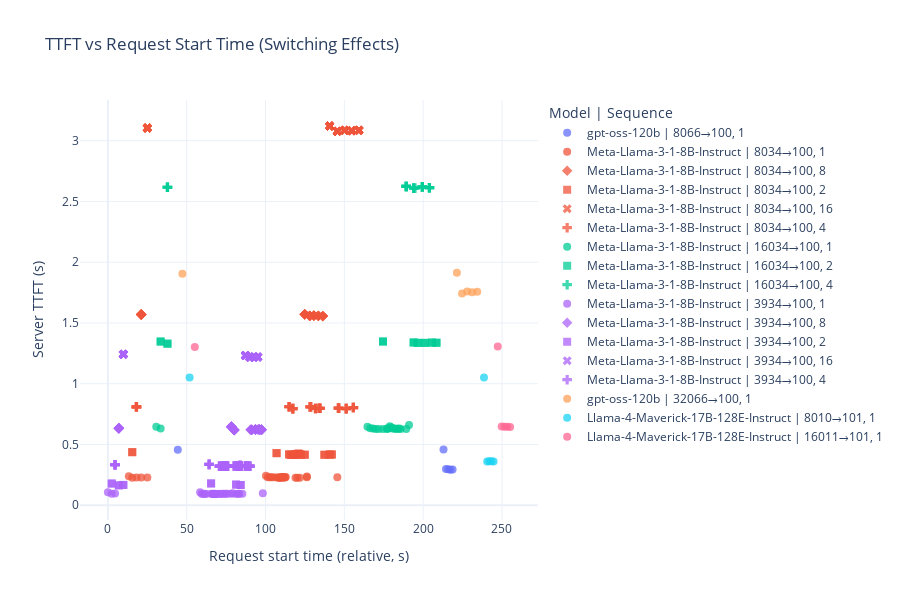

Notebook cell for this chart:
### Code cell
fig = plot_ttft_switching_scatter(
    df_requests,
    save_html=True,
    output_path="./ttft_switching_analysis.html",
)

fig

### Figure 1 — Plotly figure (JSON) as saved in the notebook; plotly's stock layout.template omitted (floating-point values rounded to 4 significant figures; data arrays with more than 128 entries replaced by an {"elided": "..."} marker saying what was removed)
{"data": [{"customdata": [["7f29fe8f-157e-47f2-9100-64bcaa0d7d07", "gpt-oss-120b", "8066→100", 1, 0.1685, "11:07:30.193700"], ["7f29fe8f-157e-47f2-9100-64bcaa0d7d07", "gpt-oss-120b", "8066→100", 1, 0.1685, "11:07:31.767259"], ["7f29fe8f-157e-47f2-9100-64bcaa0d7d07", "gpt-oss-120b", "8066→100", 1, 0.1685, "11:07:33.164173"], ["7f29fe8f-157e-47f2-9100-64bcaa0d7d07", "gpt-oss-120b", "8066→100", 1, 0.1685, "11:07:34.556605"], ["7f29fe8f-157e-47f2-9100-64bcaa0d7d07", "gpt-oss-120b", "8066→100", 1, 0.1685, "11:07:35.941649"], ["f3c6b0e9-384a-4201-86bb-e936cc13449a", "gpt-oss-120b", "8066→100", 1, 0, "11:04:41.598734"]], "hovertemplate": "Model | Sequence=gpt-oss-120b | 8066→100<br>Batch size=%{customdata[3]}<br>Request start time (relative, s)=%{x}<br>Server TTFT (s)=%{y}<br>uuid=%{customdata[0]}<br>model=%{customdata[1]}<br>sequence=%{customdata[2]}<br>switching_time=%{customdata[4]}<br>start_time=%{customdata[5]}<extra></extra>", "legendgroup": "gpt-oss-120b | 8066→100, 1", "marker": {"color": "#636efa", "opacity": 0.75, "size": 8, "symbol": "circle"}, "mode": "markers", "name": "gpt-oss-120b | 8066→100, 1", "orientation": "v", "showlegend": true, "type": "scatter", "x": [212.9, 214.5, 215.9, 217.3, 218.7, 44.34], "xaxis": "x", "y": [0.4594, 0.2986, 0.2954, 0.2909, 0.2931, 0.457], "yaxis": "y"}, {"customdata": {"elided": "29x6 mixed values"}, "hovertemplate": "Model | Sequence=Meta-Llama-3-1-8B-Instruct | 8034→100<br>Batch size=%{customdata[3]}<br>Request start time (relative, s)=%{x}<br>Server TTFT (s)=%{y}<br>uuid=%{customdata[0]}<br>model=%{customdata[1]}<br>sequence=%{customdata[2]}<br>switching_time=%{customdata[4]}<br>start_time=%{customdata[5]}<extra></extra>", "legendgroup": "Meta-Llama-3-1-8B-Instruct | 8034→100, 1", "marker": {"color": "#EF553B", "opacity": 0.75, "size": 8, "symbol": "circle"}, "mode": "markers", "name": "Meta-Llama-3-1-8B-Instruct | 8034→100, 1", "orientation": "v", "showlegend": true, "type": "scatter", "x": [21.14, 25.03, 119.0, 120.2, 121.8, 126.2, 126.2, 15.45, 13.28, 100.3, 101.4, 102.6, 103.7, 105.0, 107.0, 108.3, 108.8, 108.7, 109.5, 109.9, 110.3, 110.7, 111.1, 111.6, 112.0, 112.4, 112.9, 18.11, 145.6], "xaxis": "x", "y": [0.2278, 0.2274, 0.2258, 0.2258, 0.2267, 0.2353, 0.231, 0.2266, 0.2379, 0.2421, 0.2292, 0.2301, 0.2303, 0.2293, 0.2287, 0.2276, 0.2257, 0.2273, 0.2257, 0.2299, 0.2326, 0.2284, 0.2279, 0.2305, 0.2304, 0.2278, 0.2326, 0.2271, 0.2305], "yaxis": "y"}, {"customdata": {"elided": "37x6 mixed values"}, "hovertemplate": "Model | Sequence=Meta-Llama-3-1-8B-Instruct | 8034→100<br>Batch size=%{customdata[3]}<br>Request start time (relative, s)=%{x}<br>Server TTFT (s)=%{y}<br>uuid=%{customdata[0]}<br>model=%{customdata[1]}<br>sequence=%{customdata[2]}<br>switching_time=%{customdata[4]}<br>start_time=%{customdata[5]}<extra></extra>", "legendgroup": "Meta-Llama-3-1-8B-Instruct | 8034→100, 8", "marker": {"color": "#EF553B", "opacity": 0.75, "size": 8, "symbol": "diamond"}, "mode": "markers", "name": "Meta-Llama-3-1-8B-Instruct | 8034→100, 8", "orientation": "v", "showlegend": true, "type": "scatter", "x": [21.14, 21.14, 21.14, 21.13, 21.14, 21.14, 21.14, 21.14, 124.9, 124.9, 124.9, 124.9, 124.9, 124.9, 124.9, 128.1, 128.1, 128.1, 128.1, 128.1, 128.1, 130.7, 130.7, 130.7, 130.7, 130.7, 130.7, 133.5, 133.5, 133.5, 133.5, 133.5, 136.4, 136.4, 136.4, 136.4, 136.4], "xaxis": "x", "y": [1.57, 1.57, 1.57, 1.57, 1.57, 1.57, 1.57, 1.57, 1.571, 1.571, 1.571, 1.571, 1.571, 1.571, 1.571, 1.558, 1.558, 1.558, 1.558, 1.558, 1.558, 1.561, 1.561, 1.561, 1.561, 1.561, 1.561, 1.559, 1.559, 1.559, 1.559, 1.559, 1.556, 1.556, 1.556, 1.556, 1.556], "yaxis": "y"}, {"customdata": {"elided": "28x6 mixed values"}, "hovertemplate": "Model | Sequence=Meta-Llama-3-1-8B-Instruct | 8034→100<br>Batch size=%{customdata[3]}<br>Request start time (relative, s)=%{x}<br>Server TTFT (s)=%{y}<br>uuid=%{customdata[0]}<br>model=%{customdata[1]}<br>sequence=%{customdata[2]}<br>switching_time=%{customdata[4]}<br>start_time=%{customdata[5]}<extra></extra>", "legendgroup": "Meta-Llama-3-1-8B-Instruct | 8034→100, 2", "marker": {"color": "#EF553B", "opacity": 0.75, "size": 8, "symbol": "square"}, "mode": "markers", "name": "Meta-Llama-3-1-8B-Instruct | 8034→100, 2", "orientation": "v", "showlegend": true, "type": "scatter", "x": [115.0, 115.0, 116.3, 116.3, 117.9, 117.9, 119.0, 119.1, 119.6, 119.6, 120.8, 120.8, 121.4, 121.4, 122.4, 122.4, 124.9, 124.9, 137.4, 137.4, 15.45, 15.45, 107.0, 107.0, 140.7, 140.7, 142.1, 142.1], "xaxis": "x", "y": [0.4178, 0.4178, 0.4153, 0.4153, 0.4145, 0.4145, 0.4164, 0.4164, 0.4176, 0.4176, 0.4243, 0.4243, 0.4219, 0.4219, 0.4157, 0.4157, 0.4155, 0.4155, 0.415, 0.415, 0.4365, 0.4365, 0.4285, 0.4285, 0.4168, 0.4168, 0.4173, 0.4173], "yaxis": "y"}, {"customdata": {"elided": "81x6 mixed values"}, "hovertemplate": "Model | Sequence=Meta-Llama-3-1-8B-Instruct | 8034→100<br>Batch size=%{customdata[3]}<br>Request start time (relative, s)=%{x}<br>Server TTFT (s)=%{y}<br>uuid=%{customdata[0]}<br>model=%{customdata[1]}<br>sequence=%{customdata[2]}<br>switching_time=%{customdata[4]}<br>start_time=%{customdata[5]}<extra></extra>", "legendgroup": "Meta-Llama-3-1-8B-Instruct | 8034→100, 16", "marker": {"color": "#EF553B", "opacity": 0.75, "size": 8, "symbol": "x"}, "mode": "markers", "name": "Meta-Llama-3-1-8B-Instruct | 8034→100, 16", "orientation": "v", "showlegend": true, "type": "scatter", "x": [25.03, 25.03, 25.03, 25.03, 25.03, 25.03, 25.04, 25.03, 25.03, 25.03, 25.03, 25.03, 25.03, 25.04, 25.03, 140.7, 140.7, 140.7, 140.7, 140.7, 140.7, 140.7, 140.7, 140.7, 140.7, 140.7, 140.7, 140.7, 140.7, 145.6, 145.6, 145.6, 145.5, 145.6, 145.6, 145.6, 145.6, 145.6, 145.6, 145.6, 145.6, 145.6, 150.2, 150.2, 150.2, 150.2, 150.2, 150.2, 150.2, 150.2, 150.2, 150.2, 150.2, 150.2, 150.2, 154.7, 154.7, 154.7, 154.7, 154.7, 154.7, 154.7, 154.7, 154.7, 154.7, 154.7, 154.7, 154.7, 159.2, 159.2, 159.2, 159.2, 159.2, 159.2, 159.2, 159.2, 159.2, 159.2, 159.2, 159.2, 159.2], "xaxis": "x", "y": [3.105, 3.105, 3.105, 3.105, 3.105, 3.105, 3.105, 3.105, 3.105, 3.105, 3.105, 3.105, 3.105, 3.105, 3.105, 3.121, 3.121, 3.121, 3.121, 3.121, 3.121, 3.121, 3.121, 3.121, 3.121, 3.121, 3.121, 3.121, 3.121, 3.078, 3.078, 3.078, 3.078, 3.078, 3.078, 3.078, 3.078, 3.078, 3.078, 3.078, 3.078, 3.078, 3.086, 3.086, 3.086, 3.086, 3.086, 3.086, 3.086, 3.086, 3.086, 3.086, 3.086, 3.086, 3.086, 3.082, 3.082, 3.082, 3.082, 3.082, 3.082, 3.082, 3.082, 3.082, 3.082, 3.082, 3.082, 3.082, 3.086, 3.086, 3.086, 3.086, 3.086, 3.086, 3.086, 3.086, 3.086, 3.086, 3.086, 3.086, 3.086], "yaxis": "y"}, {"customdata": {"elided": "29x6 mixed values"}, "hovertemplate": "Model | Sequence=Meta-Llama-3-1-8B-Instruct | 8034→100<br>Batch size=%{customdata[3]}<br>Request start time (relative, s)=%{x}<br>Server TTFT (s)=%{y}<br>uuid=%{customdata[0]}<br>model=%{customdata[1]}<br>sequence=%{customdata[2]}<br>switching_time=%{customdata[4]}<br>start_time=%{customdata[5]}<extra></extra>", "legendgroup": "Meta-Llama-3-1-8B-Instruct | 8034→100, 4", "marker": {"color": "#EF553B", "opacity": 0.75, "size": 8, "symbol": "cross"}, "mode": "markers", "name": "Meta-Llama-3-1-8B-Instruct | 8034→100, 4", "orientation": "v", "showlegend": true, "type": "scatter", "x": [115.0, 115.0, 115.0, 117.3, 117.3, 117.3, 128.1, 128.5, 128.9, 131.7, 131.7, 131.7, 133.5, 134.5, 134.5, 134.5, 18.11, 18.11, 18.11, 18.11, 146.2, 146.2, 146.7, 151.2, 151.2, 151.2, 155.7, 155.7, 155.7], "xaxis": "x", "y": [0.8104, 0.8104, 0.8104, 0.7947, 0.7947, 0.7947, 0.8091, 0.8091, 0.8091, 0.7961, 0.7961, 0.7961, 0.7974, 0.7974, 0.7974, 0.7974, 0.8099, 0.8099, 0.8099, 0.8099, 0.7988, 0.7988, 0.7988, 0.7948, 0.7948, 0.7948, 0.8035, 0.8035, 0.8035], "yaxis": "y"}, {"customdata": {"elided": "22x6 mixed values"}, "hovertemplate": "Model | Sequence=Meta-Llama-3-1-8B-Instruct | 16034→100<br>Batch size=%{customdata[3]}<br>Request start time (relative, s)=%{x}<br>Server TTFT (s)=%{y}<br>uuid=%{customdata[0]}<br>model=%{customdata[1]}<br>sequence=%{customdata[2]}<br>switching_time=%{customdata[4]}<br>start_time=%{customdata[5]}<extra></extra>", "legendgroup": "Meta-Llama-3-1-8B-Instruct | 16034→100, 1", "marker": {"color": "#00cc96", "opacity": 0.75, "size": 8, "symbol": "circle"}, "mode": "markers", "name": "Meta-Llama-3-1-8B-Instruct | 16034→100, 1", "orientation": "v", "showlegend": true, "type": "scatter", "x": [174.6, 177.1, 177.1, 177.9, 178.8, 179.7, 180.5, 181.5, 182.3, 183.2, 184.0, 184.9, 185.8, 164.7, 166.4, 168.2, 170.0, 171.8, 189.3, 191.1, 30.69, 33.45], "xaxis": "x", "y": [0.6277, 0.6271, 0.6312, 0.632, 0.649, 0.6415, 0.6314, 0.6307, 0.6303, 0.6302, 0.6289, 0.6316, 0.6272, 0.6451, 0.6324, 0.6303, 0.628, 0.6279, 0.6273, 0.6611, 0.6447, 0.6316], "yaxis": "y"}, {"customdata": [["5aea2ac4-37dd-4f56-a3ed-d28fa62e3faa", "Meta-Llama-3-1-8B-Instruct", "16034→100", 2, 0, "11:06:51.817479"], ["5aea2ac4-37dd-4f56-a3ed-d28fa62e3faa", "Meta-Llama-3-1-8B-Instruct", "16034→100", 2, 0, "11:06:51.817640"], ["150ff17b-3a5c-4f9b-80a8-77169068a86f", "Meta-Llama-3-1-8B-Instruct", "16034→100", 2, 0.01394, "11:07:11.258358"], ["150ff17b-3a5c-4f9b-80a8-77169068a86f", "Meta-Llama-3-1-8B-Instruct", "16034→100", 2, 0.01394, "11:07:11.228743"], ["150ff17b-3a5c-4f9b-80a8-77169068a86f", "Meta-Llama-3-1-8B-Instruct", "16034→100", 2, 0.01394, "11:07:13.866677"], ["150ff17b-3a5c-4f9b-80a8-77169068a86f", "Meta-Llama-3-1-8B-Instruct", "16034→100", 2, 0.01394, "11:07:13.869927"], ["150ff17b-3a5c-4f9b-80a8-77169068a86f", "Meta-Llama-3-1-8B-Instruct", "16034→100", 2, 0.01394, "11:07:18.348397"], ["150ff17b-3a5c-4f9b-80a8-77169068a86f", "Meta-Llama-3-1-8B-Instruct", "16034→100", 2, 0.01394, "11:07:18.351342"], ["150ff17b-3a5c-4f9b-80a8-77169068a86f", "Meta-Llama-3-1-8B-Instruct", "16034→100", 2, 0.01394, "11:07:22.871291"], ["150ff17b-3a5c-4f9b-80a8-77169068a86f", "Meta-Llama-3-1-8B-Instruct", "16034→100", 2, 0.01394, "11:07:22.872027"], ["150ff17b-3a5c-4f9b-80a8-77169068a86f", "Meta-Llama-3-1-8B-Instruct", "16034→100", 2, 0.01394, "11:07:25.729244"], ["150ff17b-3a5c-4f9b-80a8-77169068a86f", "Meta-Llama-3-1-8B-Instruct", "16034→100", 2, 0.01394, "11:07:25.728685"], ["31bd7f52-835f-4e77-9b15-21dc05f80c21", "Meta-Llama-3-1-8B-Instruct", "16034→100", 2, 0, "11:04:35.045397"], ["31bd7f52-835f-4e77-9b15-21dc05f80c21", "Meta-Llama-3-1-8B-Instruct", "16034→100", 2, 0, "11:04:35.043576"], ["aa49d578-526d-4eea-82d0-1dde526e80b9", "Meta-Llama-3-1-8B-Instruct", "16034→100", 2, 0, "11:04:30.709013"], ["aa49d578-526d-4eea-82d0-1dde526e80b9", "Meta-Llama-3-1-8B-Instruct", "16034→100", 2, 0, "11:04:30.708662"]], "hovertemplate": "Model | Sequence=Meta-Llama-3-1-8B-Instruct | 16034→100<br>Batch size=%{customdata[3]}<br>Request start time (relative, s)=%{x}<br>Server TTFT (s)=%{y}<br>uuid=%{customdata[0]}<br>model=%{customdata[1]}<br>sequence=%{customdata[2]}<br>switching_time=%{customdata[4]}<br>start_time=%{customdata[5]}<extra></extra>", "legendgroup": "Meta-Llama-3-1-8B-Instruct | 16034→100, 2", "marker": {"color": "#00cc96", "opacity": 0.75, "size": 8, "symbol": "square"}, "mode": "markers", "name": "Meta-Llama-3-1-8B-Instruct | 16034→100, 2", "orientation": "v", "showlegend": true, "type": "scatter", "x": [174.6, 174.6, 194.0, 194.0, 196.6, 196.6, 201.1, 201.1, 205.6, 205.6, 208.5, 208.5, 37.79, 37.79, 33.45, 33.45], "xaxis": "x", "y": [1.347, 1.347, 1.339, 1.339, 1.336, 1.336, 1.336, 1.336, 1.338, 1.338, 1.337, 1.337, 1.329, 1.329, 1.347, 1.347], "yaxis": "y"}, {"customdata": [["150ff17b-3a5c-4f9b-80a8-77169068a86f", "Meta-Llama-3-1-8B-Instruct", "16034→100", 4, 0.01394, "11:07:06.561258"], ["150ff17b-3a5c-4f9b-80a8-77169068a86f", "Meta-Llama-3-1-8B-Instruct", "16034→100", 4, 0.01394, "11:07:06.562933"], ["150ff17b-3a5c-4f9b-80a8-77169068a86f", "Meta-Llama-3-1-8B-Instruct", "16034→100", 4, 0.01394, "11:07:06.562370"], ["150ff17b-3a5c-4f9b-80a8-77169068a86f", "Meta-Llama-3-1-8B-Instruct", "16034→100", 4, 0.01394, "11:07:06.561633"], ["150ff17b-3a5c-4f9b-80a8-77169068a86f", "Meta-Llama-3-1-8B-Instruct", "16034→100", 4, 0.01394, "11:07:11.248303"], ["150ff17b-3a5c-4f9b-80a8-77169068a86f", "Meta-Llama-3-1-8B-Instruct", "16034→100", 4, 0.01394, "11:07:11.221835"], ["150ff17b-3a5c-4f9b-80a8-77169068a86f", "Meta-Llama-3-1-8B-Instruct", "16034→100", 4, 0.01394, "11:07:12.125780"], ["150ff17b-3a5c-4f9b-80a8-77169068a86f", "Meta-Llama-3-1-8B-Instruct", "16034→100", 4, 0.01394, "11:07:16.751047"], ["150ff17b-3a5c-4f9b-80a8-77169068a86f", "Meta-Llama-3-1-8B-Instruct", "16034→100", 4, 0.01394, "11:07:16.743931"], ["150ff17b-3a5c-4f9b-80a8-77169068a86f", "Meta-Llama-3-1-8B-Instruct", "16034→100", 4, 0.01394, "11:07:16.749170"], ["150ff17b-3a5c-4f9b-80a8-77169068a86f", "Meta-Llama-3-1-8B-Instruct", "16034→100", 4, 0.01394, "11:07:21.242254"], ["150ff17b-3a5c-4f9b-80a8-77169068a86f", "Meta-Llama-3-1-8B-Instruct", "16034→100", 4, 0.01394, "11:07:21.244133"], ["150ff17b-3a5c-4f9b-80a8-77169068a86f", "Meta-Llama-3-1-8B-Instruct", "16034→100", 4, 0.01394, "11:07:21.238631"], ["31bd7f52-835f-4e77-9b15-21dc05f80c21", "Meta-Llama-3-1-8B-Instruct", "16034→100", 4, 0, "11:04:35.043322"], ["31bd7f52-835f-4e77-9b15-21dc05f80c21", "Meta-Llama-3-1-8B-Instruct", "16034→100", 4, 0, "11:04:35.046379"], ["31bd7f52-835f-4e77-9b15-21dc05f80c21", "Meta-Llama-3-1-8B-Instruct", "16034→100", 4, 0, "11:04:35.045596"]], "hovertemplate": "Model | Sequence=Meta-Llama-3-1-8B-Instruct | 16034→100<br>Batch size=%{customdata[3]}<br>Request start time (relative, s)=%{x}<br>Server TTFT (s)=%{y}<br>uuid=%{customdata[0]}<br>model=%{customdata[1]}<br>sequence=%{customdata[2]}<br>switching_time=%{customdata[4]}<br>start_time=%{customdata[5]}<extra></extra>", "legendgroup": "Meta-Llama-3-1-8B-Instruct | 16034→100, 4", "marker": {"color": "#00cc96", "opacity": 0.75, "size": 8, "symbol": "cross"}, "mode": "markers", "name": "Meta-Llama-3-1-8B-Instruct | 16034→100, 4", "orientation": "v", "showlegend": true, "type": "scatter", "x": [189.3, 189.3, 189.3, 189.3, 194.0, 194.0, 194.9, 199.5, 199.5, 199.5, 204.0, 204.0, 204.0, 37.79, 37.79, 37.79], "xaxis": "x", "y": [2.624, 2.624, 2.624, 2.624, 2.61, 2.61, 2.61, 2.62, 2.62, 2.62, 2.613, 2.613, 2.613, 2.617, 2.617, 2.617], "yaxis": "y"}, {"customdata": {"elided": "31x6 mixed values"}, "hovertemplate": "Model | Sequence=Meta-Llama-3-1-8B-Instruct | 3934→100<br>Batch size=%{customdata[3]}<br>Request start time (relative, s)=%{x}<br>Server TTFT (s)=%{y}<br>uuid=%{customdata[0]}<br>model=%{customdata[1]}<br>sequence=%{customdata[2]}<br>switching_time=%{customdata[4]}<br>start_time=%{customdata[5]}<extra></extra>", "legendgroup": "Meta-Llama-3-1-8B-Instruct | 3934→100, 1", "marker": {"color": "#ab63fa", "opacity": 0.75, "size": 8, "symbol": "circle"}, "mode": "markers", "name": "Meta-Llama-3-1-8B-Instruct | 3934→100, 1", "orientation": "v", "showlegend": true, "type": "scatter", "x": [58.51, 59.5, 60.47, 61.44, 62.4, 65.47, 66.51, 66.82, 66.83, 67.48, 67.78, 68.01, 68.45, 68.75, 68.98, 78.32, 79.27, 81.34, 82.71, 83.38, 85.32, 2.43, 98.28, 0.0, 70.79, 71.88, 72.82, 73.81, 75.05, 75.98, 4.551], "xaxis": "x", "y": [0.1065, 0.09333, 0.09318, 0.09387, 0.09314, 0.094, 0.09306, 0.09385, 0.09222, 0.09276, 0.09344, 0.09297, 0.09241, 0.09291, 0.09299, 0.09431, 0.09864, 0.09261, 0.09455, 0.09366, 0.09371, 0.09328, 0.09852, 0.1059, 0.09425, 0.09261, 0.09475, 0.09516, 0.09413, 0.0945, 0.09542], "yaxis": "y"}, {"customdata": {"elided": "48x6 mixed values"}, "hovertemplate": "Model | Sequence=Meta-Llama-3-1-8B-Instruct | 3934→100<br>Batch size=%{customdata[3]}<br>Request start time (relative, s)=%{x}<br>Server TTFT (s)=%{y}<br>uuid=%{customdata[0]}<br>model=%{customdata[1]}<br>sequence=%{customdata[2]}<br>switching_time=%{customdata[4]}<br>start_time=%{customdata[5]}<extra></extra>", "legendgroup": "Meta-Llama-3-1-8B-Instruct | 3934→100, 8", "marker": {"color": "#ab63fa", "opacity": 0.75, "size": 8, "symbol": "diamond"}, "mode": "markers", "name": "Meta-Llama-3-1-8B-Instruct | 3934→100, 8", "orientation": "v", "showlegend": true, "type": "scatter", "x": [78.33, 78.33, 78.33, 78.33, 78.32, 78.33, 78.33, 78.33, 80.13, 80.12, 80.11, 80.13, 80.12, 80.35, 90.52, 91.27, 91.26, 91.26, 91.26, 90.51, 93.6, 93.6, 93.61, 93.59, 93.61, 93.6, 95.94, 95.94, 95.1, 95.95, 95.94, 95.94, 95.94, 97.43, 97.44, 97.44, 97.44, 97.42, 97.43, 97.44, 97.43, 6.956, 6.955, 6.957, 6.957, 6.956, 6.955, 6.955], "xaxis": "x", "y": [0.6452, 0.6452, 0.6452, 0.6452, 0.6452, 0.6452, 0.6452, 0.6452, 0.6193, 0.6193, 0.6193, 0.6193, 0.6193, 0.6193, 0.6206, 0.6206, 0.6206, 0.6206, 0.6206, 0.6206, 0.6225, 0.6225, 0.6225, 0.6225, 0.6225, 0.6225, 0.6225, 0.6225, 0.6225, 0.6225, 0.6225, 0.6225, 0.6225, 0.6214, 0.6214, 0.6214, 0.6214, 0.6214, 0.6214, 0.6214, 0.6214, 0.6329, 0.6329, 0.6329, 0.6329, 0.6329, 0.6329, 0.6329], "yaxis": "y"}, {"customdata": [["ef58d142-387a-40c4-b129-10a8485ae8ff", "Meta-Llama-3-1-8B-Instruct", "3934→100", 2, 0, "11:04:07.044924"], ["ef58d142-387a-40c4-b129-10a8485ae8ff", "Meta-Llama-3-1-8B-Instruct", "3934→100", 2, 0, "11:04:07.043209"], ["7b401309-f71d-4f4c-9051-4cd762051e52", "Meta-Llama-3-1-8B-Instruct", "3934→100", 2, 0, "11:05:02.729971"], ["7b401309-f71d-4f4c-9051-4cd762051e52", "Meta-Llama-3-1-8B-Instruct", "3934→100", 2, 0, "11:05:02.724967"], ["6d4a03ae-80c4-4c52-b37a-028bca865d0f", "Meta-Llama-3-1-8B-Instruct", "3934→100", 2, 0.02593, "11:05:18.591047"], ["6d4a03ae-80c4-4c52-b37a-028bca865d0f", "Meta-Llama-3-1-8B-Instruct", "3934→100", 2, 0.02593, "11:05:18.596544"], ["6d4a03ae-80c4-4c52-b37a-028bca865d0f", "Meta-Llama-3-1-8B-Instruct", "3934→100", 2, 0.02593, "11:05:21.353948"], ["6d4a03ae-80c4-4c52-b37a-028bca865d0f", "Meta-Llama-3-1-8B-Instruct", "3934→100", 2, 0.02593, "11:05:21.581022"], ["6a113e56-2a84-4813-9277-5a30bc4d4948", "Meta-Llama-3-1-8B-Instruct", "3934→100", 2, 0, "11:03:59.686787"], ["6a113e56-2a84-4813-9277-5a30bc4d4948", "Meta-Llama-3-1-8B-Instruct", "3934→100", 2, 0, "11:03:59.686637"], ["8608e5be-9a99-491b-8304-0cd58497719c", "Meta-Llama-3-1-8B-Instruct", "3934→100", 2, 0, "11:04:04.214705"], ["8608e5be-9a99-491b-8304-0cd58497719c", "Meta-Llama-3-1-8B-Instruct", "3934→100", 2, 0, "11:04:04.212764"]], "hovertemplate": "Model | Sequence=Meta-Llama-3-1-8B-Instruct | 3934→100<br>Batch size=%{customdata[3]}<br>Request start time (relative, s)=%{x}<br>Server TTFT (s)=%{y}<br>uuid=%{customdata[0]}<br>model=%{customdata[1]}<br>sequence=%{customdata[2]}<br>switching_time=%{customdata[4]}<br>start_time=%{customdata[5]}<extra></extra>", "legendgroup": "Meta-Llama-3-1-8B-Instruct | 3934→100, 2", "marker": {"color": "#ab63fa", "opacity": 0.75, "size": 8, "symbol": "square"}, "mode": "markers", "name": "Meta-Llama-3-1-8B-Instruct | 3934→100, 2", "orientation": "v", "showlegend": true, "type": "scatter", "x": [9.788, 9.787, 65.47, 65.47, 81.33, 81.34, 84.1, 84.32, 2.43, 2.43, 6.958, 6.956], "xaxis": "x", "y": [0.167, 0.167, 0.1792, 0.1792, 0.1698, 0.1698, 0.1665, 0.1665, 0.1784, 0.1784, 0.1632, 0.1632], "yaxis": "y"}, {"customdata": {"elided": "56x6 mixed values"}, "hovertemplate": "Model | Sequence=Meta-Llama-3-1-8B-Instruct | 3934→100<br>Batch size=%{customdata[3]}<br>Request start time (relative, s)=%{x}<br>Server TTFT (s)=%{y}<br>uuid=%{customdata[0]}<br>model=%{customdata[1]}<br>sequence=%{customdata[2]}<br>switching_time=%{customdata[4]}<br>start_time=%{customdata[5]}<extra></extra>", "legendgroup": "Meta-Llama-3-1-8B-Instruct | 3934→100, 16", "marker": {"color": "#ab63fa", "opacity": 0.75, "size": 8, "symbol": "x"}, "mode": "markers", "name": "Meta-Llama-3-1-8B-Instruct | 3934→100, 16", "orientation": "v", "showlegend": true, "type": "scatter", "x": [9.789, 9.79, 9.787, 9.79, 9.793, 9.787, 9.795, 9.791, 9.794, 9.791, 9.792, 9.795, 9.788, 9.793, 87.29, 87.29, 87.29, 87.29, 87.29, 87.29, 87.29, 87.29, 87.29, 87.29, 87.29, 87.29, 87.29, 90.03, 90.02, 90.03, 90.04, 90.03, 90.02, 90.52, 90.02, 90.02, 90.03, 92.76, 92.74, 92.76, 92.77, 92.77, 92.76, 92.78, 92.78, 92.78, 92.77, 95.08, 95.09, 95.1, 95.11, 95.09, 95.11, 95.1, 95.1, 95.11], "xaxis": "x", "y": [1.242, 1.242, 1.242, 1.242, 1.242, 1.242, 1.242, 1.242, 1.242, 1.242, 1.242, 1.242, 1.242, 1.242, 1.232, 1.232, 1.232, 1.232, 1.232, 1.232, 1.232, 1.232, 1.232, 1.232, 1.232, 1.232, 1.232, 1.217, 1.217, 1.217, 1.217, 1.217, 1.217, 1.217, 1.217, 1.217, 1.217, 1.22, 1.22, 1.22, 1.22, 1.22, 1.22, 1.22, 1.22, 1.22, 1.22, 1.22, 1.22, 1.22, 1.22, 1.22, 1.22, 1.22, 1.22, 1.22], "yaxis": "y"}, {"customdata": {"elided": "57x6 mixed values"}, "hovertemplate": "Model | Sequence=Meta-Llama-3-1-8B-Instruct | 3934→100<br>Batch size=%{customdata[3]}<br>Request start time (relative, s)=%{x}<br>Server TTFT (s)=%{y}<br>uuid=%{customdata[0]}<br>model=%{customdata[1]}<br>sequence=%{customdata[2]}<br>switching_time=%{customdata[4]}<br>start_time=%{customdata[5]}<extra></extra>", "legendgroup": "Meta-Llama-3-1-8B-Instruct | 3934→100, 4", "marker": {"color": "#ab63fa", "opacity": 0.75, "size": 8, "symbol": "cross"}, "mode": "markers", "name": "Meta-Llama-3-1-8B-Instruct | 3934→100, 4", "orientation": "v", "showlegend": true, "type": "scatter", "x": [64.22, 64.23, 64.23, 80.11, 80.12, 80.13, 82.16, 82.16, 82.16, 82.16, 82.16, 82.49, 82.16, 82.49, 83.37, 83.38, 83.38, 83.87, 83.87, 83.87, 83.88, 84.81, 84.8, 84.81, 87.29, 87.29, 87.29, 88.52, 88.5, 88.5, 90.03, 90.03, 90.02, 90.04, 70.79, 70.79, 70.79, 70.79, 72.31, 72.31, 72.31, 72.31, 73.54, 73.54, 73.54, 73.54, 74.76, 74.76, 74.76, 74.76, 75.98, 76.0, 75.98, 4.551, 4.552, 4.552, 4.552], "xaxis": "x", "y": [0.3364, 0.3364, 0.3364, 0.3223, 0.3223, 0.3223, 0.321, 0.321, 0.321, 0.321, 0.3225, 0.3225, 0.3225, 0.3225, 0.3218, 0.3218, 0.3218, 0.3255, 0.3255, 0.3255, 0.3255, 0.3218, 0.3218, 0.3218, 0.3225, 0.3225, 0.3225, 0.3217, 0.3217, 0.3217, 0.3208, 0.3208, 0.3208, 0.3208, 0.321, 0.321, 0.321, 0.321, 0.3212, 0.3212, 0.3212, 0.3212, 0.3225, 0.3225, 0.3225, 0.3225, 0.3212, 0.3212, 0.3212, 0.3212, 0.3219, 0.3219, 0.3219, 0.3329, 0.3329, 0.3329, 0.3329], "yaxis": "y"}, {"customdata": [["35ad26a7-18b6-49ff-8159-acc21bf4bad0", "gpt-oss-120b", "32066→100", 1, 0.1694, "11:07:38.678142"], ["35ad26a7-18b6-49ff-8159-acc21bf4bad0", "gpt-oss-120b", "32066→100", 1, 0.1694, "11:07:41.939377"], ["35ad26a7-18b6-49ff-8159-acc21bf4bad0", "gpt-oss-120b", "32066→100", 1, 0.1694, "11:07:45.185880"], ["35ad26a7-18b6-49ff-8159-acc21bf4bad0", "gpt-oss-120b", "32066→100", 1, 0.1694, "11:07:48.310894"], ["35ad26a7-18b6-49ff-8159-acc21bf4bad0", "gpt-oss-120b", "32066→100", 1, 0.1694, "11:07:51.565655"], ["c01f5225-faf2-44fc-8d16-f2887948d167", "gpt-oss-120b", "32066→100", 1, 0, "11:04:44.539479"]], "hovertemplate": "Model | Sequence=gpt-oss-120b | 32066→100<br>Batch size=%{customdata[3]}<br>Request start time (relative, s)=%{x}<br>Server TTFT (s)=%{y}<br>uuid=%{customdata[0]}<br>model=%{customdata[1]}<br>sequence=%{customdata[2]}<br>switching_time=%{customdata[4]}<br>start_time=%{customdata[5]}<extra></extra>", "legendgroup": "gpt-oss-120b | 32066→100, 1", "marker": {"color": "#FFA15A", "opacity": 0.75, "size": 8, "symbol": "circle"}, "mode": "markers", "name": "gpt-oss-120b | 32066→100, 1", "orientation": "v", "showlegend": true, "type": "scatter", "x": [221.4, 224.7, 227.9, 231.1, 234.3, 47.28], "xaxis": "x", "y": [1.913, 1.743, 1.758, 1.753, 1.757, 1.905], "yaxis": "y"}, {"customdata": [["714b2bd8-43c3-4c1b-9f8a-8d62f7ced822", "Llama-4-Maverick-17B-128E-Instruct", "8010→101", 1, 0, "11:04:49.107133"], ["61b3af4e-4999-4cc1-8165-2f63e9ee4719", "Llama-4-Maverick-17B-128E-Instruct", "8010→101", 1, 0.6912, "11:07:55.863975"], ["61b3af4e-4999-4cc1-8165-2f63e9ee4719", "Llama-4-Maverick-17B-128E-Instruct", "8010→101", 1, 0.6912, "11:07:57.906641"], ["61b3af4e-4999-4cc1-8165-2f63e9ee4719", "Llama-4-Maverick-17B-128E-Instruct", "8010→101", 1, 0.6912, "11:07:59.227562"], ["61b3af4e-4999-4cc1-8165-2f63e9ee4719", "Llama-4-Maverick-17B-128E-Instruct", "8010→101", 1, 0.6912, "11:08:00.579497"], ["61b3af4e-4999-4cc1-8165-2f63e9ee4719", "Llama-4-Maverick-17B-128E-Instruct", "8010→101", 1, 0.6912, "11:08:01.946008"]], "hovertemplate": "Model | Sequence=Llama-4-Maverick-17B-128E-Instruct | 8010→101<br>Batch size=%{customdata[3]}<br>Request start time (relative, s)=%{x}<br>Server TTFT (s)=%{y}<br>uuid=%{customdata[0]}<br>model=%{customdata[1]}<br>sequence=%{customdata[2]}<br>switching_time=%{customdata[4]}<br>start_time=%{customdata[5]}<extra></extra>", "legendgroup": "Llama-4-Maverick-17B-128E-Instruct | 8010→101, 1", "marker": {"color": "#19d3f3", "opacity": 0.75, "size": 8, "symbol": "circle"}, "mode": "markers", "name": "Llama-4-Maverick-17B-128E-Instruct | 8010→101, 1", "orientation": "v", "showlegend": true, "type": "scatter", "x": [51.85, 238.6, 240.7, 242.0, 243.3, 244.7], "xaxis": "x", "y": [1.052, 1.051, 0.3601, 0.3619, 0.3618, 0.3597], "yaxis": "y"}, {"customdata": [["8b0c253a-6f18-40a3-8116-382522f11c45", "Llama-4-Maverick-17B-128E-Instruct", "16011→101", 1, 0, "11:04:52.391713"], ["c4def99f-8787-4d3c-95cd-a72d01613b50", "Llama-4-Maverick-17B-128E-Instruct", "16011→101", 1, 0.6626, "11:08:04.613697"], ["c4def99f-8787-4d3c-95cd-a72d01613b50", "Llama-4-Maverick-17B-128E-Instruct", "16011→101", 1, 0.6626, "11:08:07.078335"], ["c4def99f-8787-4d3c-95cd-a72d01613b50", "Llama-4-Maverick-17B-128E-Instruct", "16011→101", 1, 0.6626, "11:08:08.862683"], ["c4def99f-8787-4d3c-95cd-a72d01613b50", "Llama-4-Maverick-17B-128E-Instruct", "16011→101", 1, 0.6626, "11:08:10.653025"], ["c4def99f-8787-4d3c-95cd-a72d01613b50", "Llama-4-Maverick-17B-128E-Instruct", "16011→101", 1, 0.6626, "11:08:12.434871"]], "hovertemplate": "Model | Sequence=Llama-4-Maverick-17B-128E-Instruct | 16011→101<br>Batch size=%{customdata[3]}<br>Request start time (relative, s)=%{x}<br>Server TTFT (s)=%{y}<br>uuid=%{customdata[0]}<br>model=%{customdata[1]}<br>sequence=%{customdata[2]}<br>switching_time=%{customdata[4]}<br>start_time=%{customdata[5]}<extra></extra>", "legendgroup": "Llama-4-Maverick-17B-128E-Instruct | 16011→101, 1", "marker": {"color": "#FF6692", "opacity": 0.75, "size": 8, "symbol": "circle"}, "mode": "markers", "name": "Llama-4-Maverick-17B-128E-Instruct | 16011→101, 1", "orientation": "v", "showlegend": true, "type": "scatter", "x": [55.14, 247.4, 249.8, 251.6, 253.4, 255.2], "xaxis": "x", "y": [1.303, 1.307, 0.6473, 0.6454, 0.6457, 0.6443], "yaxis": "y"}], "layout": {"height": 600, "legend": {"title": {"text": "Model | Sequence"}, "tracegroupgap": 0}, "title": {"text": "TTFT vs Request Start Time (Switching Effects)"}, "xaxis": {"anchor": "y", "domain": [0, 1], "title": {"text": "Request start time (relative, s)"}}, "yaxis": {"anchor": "x", "domain": [0, 1], "title": {"text": "Server TTFT (s)"}}}}
